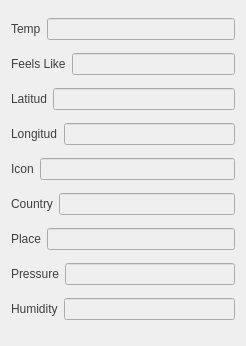
<?xml version="1.0" encoding="UTF-8"?>
<ui version="4.0">
 <class>Dialog</class>
 <widget class="QDialog" name="Dialog">
  <property name="geometry">
   <rect>
    <x>0</x>
    <y>0</y>
    <width>246</width>
    <height>346</height>
   </rect>
  </property>
  <property name="minimumSize">
   <size>
    <width>246</width>
    <height>0</height>
   </size>
  </property>
  <property name="maximumSize">
   <size>
    <width>246</width>
    <height>16777215</height>
   </size>
  </property>
  <property name="windowTitle">
   <string>Dialog</string>
  </property>
  <property name="styleSheet">
   <string notr="true"/>
  </property>
  <layout class="QVBoxLayout" name="verticalLayout">
   <item>
    <layout class="QHBoxLayout" name="horizontalLayout_9">
     <item>
      <widget class="QLabel" name="label">
       <property name="styleSheet">
        <string notr="true">color: rgb(63, 63, 63);</string>
       </property>
       <property name="text">
        <string>Temp</string>
       </property>
      </widget>
     </item>
     <item>
      <widget class="QLineEdit" name="lineTemp">
       <property name="enabled">
        <bool>false</bool>
       </property>
       <property name="styleSheet">
        <string notr="true">font: 75 14pt &quot;Georgia&quot;;
color: rgb(243, 106, 72);
</string>
       </property>
      </widget>
     </item>
    </layout>
   </item>
   <item>
    <layout class="QHBoxLayout" name="horizontalLayout_8">
     <item>
      <widget class="QLabel" name="label_2">
       <property name="styleSheet">
        <string notr="true">color: rgb(63, 63, 63);</string>
       </property>
       <property name="text">
        <string>Feels Like</string>
       </property>
      </widget>
     </item>
     <item>
      <widget class="QLineEdit" name="lineFeels">
       <property name="enabled">
        <bool>false</bool>
       </property>
       <property name="styleSheet">
        <string notr="true">font: 75 14pt &quot;Georgia&quot;;
color: rgb(243, 106, 72);
</string>
       </property>
      </widget>
     </item>
    </layout>
   </item>
   <item>
    <layout class="QHBoxLayout" name="horizontalLayout_7">
     <item>
      <widget class="QLabel" name="label_3">
       <property name="styleSheet">
        <string notr="true">color: rgb(63, 63, 63);</string>
       </property>
       <property name="text">
        <string>Latitud</string>
       </property>
      </widget>
     </item>
     <item>
      <widget class="QLineEdit" name="lineLatitud">
       <property name="enabled">
        <bool>false</bool>
       </property>
       <property name="styleSheet">
        <string notr="true">font: 75 14pt &quot;Georgia&quot;;
color: rgb(243, 106, 72);
</string>
       </property>
      </widget>
     </item>
    </layout>
   </item>
   <item>
    <layout class="QHBoxLayout" name="horizontalLayout_6">
     <item>
      <widget class="QLabel" name="label_4">
       <property name="styleSheet">
        <string notr="true">color: rgb(63, 63, 63);</string>
       </property>
       <property name="text">
        <string>Longitud</string>
       </property>
      </widget>
     </item>
     <item>
      <widget class="QLineEdit" name="lineLongitud">
       <property name="enabled">
        <bool>false</bool>
       </property>
       <property name="styleSheet">
        <string notr="true">font: 75 14pt &quot;Georgia&quot;;
color: rgb(243, 106, 72);
</string>
       </property>
      </widget>
     </item>
    </layout>
   </item>
   <item>
    <layout class="QHBoxLayout" name="horizontalLayout_5">
     <item>
      <widget class="QLabel" name="label_5">
       <property name="styleSheet">
        <string notr="true">color: rgb(63, 63, 63);</string>
       </property>
       <property name="text">
        <string>Icon</string>
       </property>
      </widget>
     </item>
     <item>
      <widget class="QLineEdit" name="lineIcon">
       <property name="enabled">
        <bool>false</bool>
       </property>
       <property name="styleSheet">
        <string notr="true">font: 75 14pt &quot;Georgia&quot;;
color: rgb(243, 106, 72);
</string>
       </property>
      </widget>
     </item>
    </layout>
   </item>
   <item>
    <layout class="QHBoxLayout" name="horizontalLayout_4">
     <item>
      <widget class="QLabel" name="label_8">
       <property name="styleSheet">
        <string notr="true">color: rgb(63, 63, 63);</string>
       </property>
       <property name="text">
        <string>Country</string>
       </property>
      </widget>
     </item>
     <item>
      <widget class="QLineEdit" name="lineCountry">
       <property name="enabled">
        <bool>false</bool>
       </property>
       <property name="styleSheet">
        <string notr="true">font: 75 14pt &quot;Georgia&quot;;
color: rgb(243, 106, 72);
</string>
       </property>
      </widget>
     </item>
    </layout>
   </item>
   <item>
    <layout class="QHBoxLayout" name="horizontalLayout_3">
     <item>
      <widget class="QLabel" name="label_9">
       <property name="styleSheet">
        <string notr="true">color: rgb(63, 63, 63);</string>
       </property>
       <property name="text">
        <string>Place</string>
       </property>
      </widget>
     </item>
     <item>
      <widget class="QLineEdit" name="linePlace">
       <property name="enabled">
        <bool>false</bool>
       </property>
       <property name="styleSheet">
        <string notr="true">font: 75 14pt &quot;Georgia&quot;;
color: rgb(243, 106, 72);
</string>
       </property>
      </widget>
     </item>
    </layout>
   </item>
   <item>
    <layout class="QHBoxLayout" name="horizontalLayout_2">
     <item>
      <widget class="QLabel" name="label_6">
       <property name="styleSheet">
        <string notr="true">color: rgb(63, 63, 63);</string>
       </property>
       <property name="text">
        <string>Pressure</string>
       </property>
      </widget>
     </item>
     <item>
      <widget class="QLineEdit" name="linePressure">
       <property name="enabled">
        <bool>false</bool>
       </property>
       <property name="styleSheet">
        <string notr="true">font: 75 14pt &quot;Georgia&quot;;
color: rgb(243, 106, 72);
</string>
       </property>
      </widget>
     </item>
    </layout>
   </item>
   <item>
    <layout class="QHBoxLayout" name="horizontalLayout">
     <item>
      <widget class="QLabel" name="label_7">
       <property name="styleSheet">
        <string notr="true">color: rgb(63, 63, 63);</string>
       </property>
       <property name="text">
        <string>Humidity</string>
       </property>
      </widget>
     </item>
     <item>
      <widget class="QLineEdit" name="lineHumidity">
       <property name="enabled">
        <bool>false</bool>
       </property>
       <property name="styleSheet">
        <string notr="true">font: 75 14pt &quot;Georgia&quot;;
color: rgb(243, 106, 72);
</string>
       </property>
      </widget>
     </item>
    </layout>
   </item>
  </layout>
 </widget>
 <resources/>
 <connections/>
</ui>
